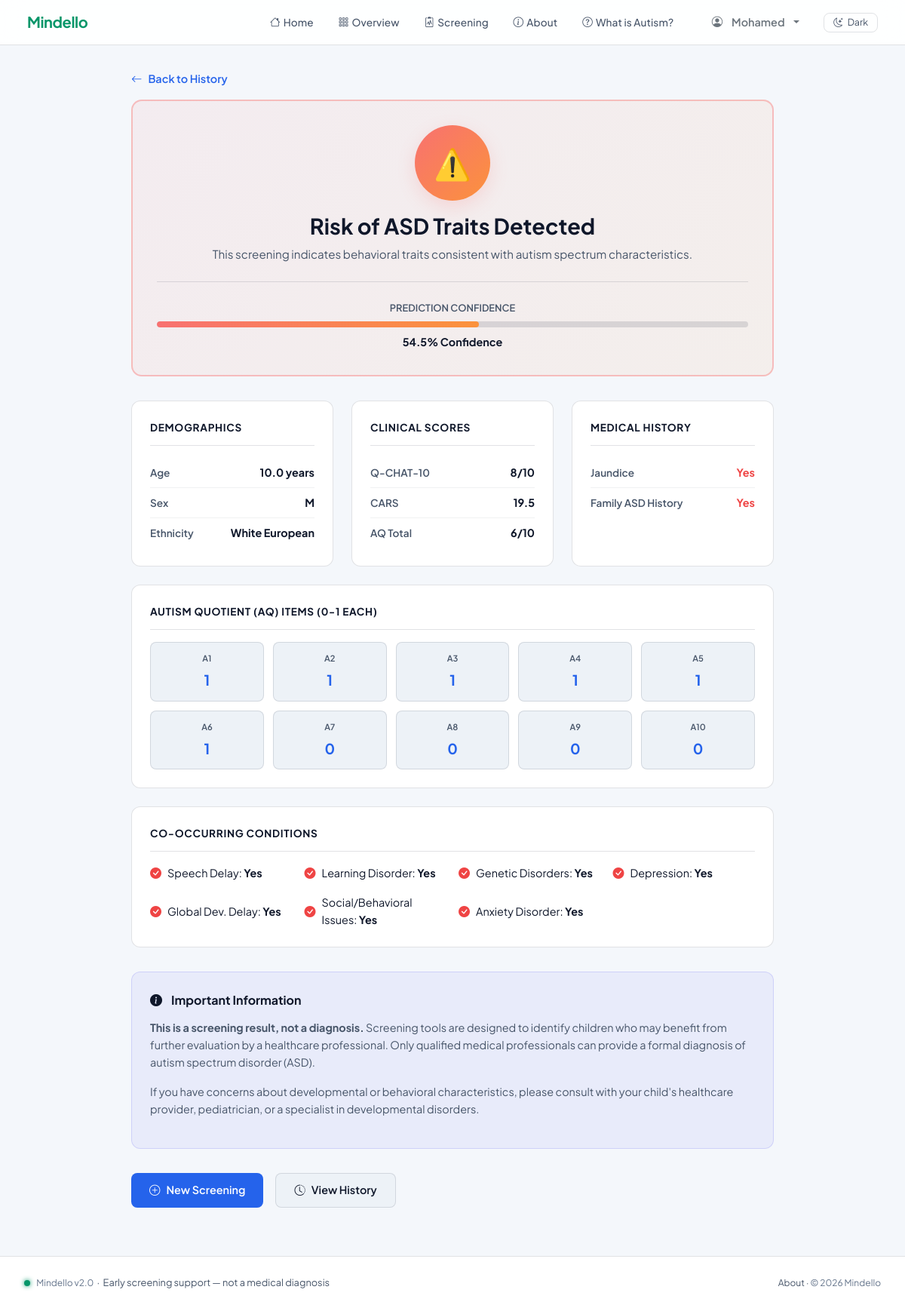
Screenshot of /history/2/ (signed in) with the database file from the repository.
### ml_app/models.py (models this page shows, shortened)
class PredictionRecord(models.Model):
    user = models.ForeignKey(User, on_delete=models.CASCADE, related_name='predictions', null=True, blank=True)
    a1_score = models.IntegerField()
    a2_score = models.IntegerField()
    a3_score = models.IntegerField()
    a4_score = models.IntegerField()
    a5_score = models.IntegerField()
    a6_score = models.IntegerField()
    a7_score = models.IntegerField()
    a8_score = models.IntegerField()
    a9_score = models.IntegerField()
    a10_score = models.IntegerField()
    qchat_10_score = models.IntegerField()
    age = models.FloatField()
    sex = models.CharField(max_length=10)
    ethnicity = models.CharField(max_length=50)
    jaundice = models.CharField(max_length=5)
    family_mem_with_asd = models.CharField(max_length=5)
    speech_delay = models.CharField(max_length=5)
    learning_disorder = models.CharField(max_length=5)
    genetic_disorders = models.CharField(max_length=5)
    depression = models.CharField(max_length=5)
    global_developmental_delay = models.CharField(max_length=5)
    social_behavioural_issues = models.CharField(max_length=5)
    childhood_autism_rating_scale = models.FloatField()
    anxiety_disorder = models.CharField(max_length=5)
    prediction = models.CharField(max_length=5)  # YES / NO
    confidence = models.FloatField(null=True, blank=True)
    created_at = models.DateTimeField(auto_now_add=True)
    class Meta:
        ordering = ['-created_at']

### ml_app/views.py (the view)
# urls.py: path('history/<int:pk>/', views.prediction_detail, name='prediction_detail'),
@login_required
def prediction_detail(request, pk):
    prediction = get_object_or_404(PredictionRecord, pk=pk, user=request.user)
    prediction_data = {
        'aq_scores': {
            f'A{i}': getattr(prediction, f'a{i}_score', 0)
            for i in range(1, 11)
        },
        'clinical': {
            'Q-CHAT-10': prediction.qchat_10_score,
            'CARS': prediction.childhood_autism_rating_scale,
        },
        'demographics': {
            'Age': prediction.age,
            'Sex': prediction.sex,
            'Ethnicity': prediction.ethnicity,
        },
        'medical_history': {
            'Jaundice': prediction.jaundice,
            'Family ASD History': prediction.family_mem_with_asd,
        },
        'conditions': {
            'Speech Delay': prediction.speech_delay,
            'Learning Disorder': prediction.learning_disorder,
            'Genetic Disorders': prediction.genetic_disorders,
            'Depression': prediction.depression,
            'Global Dev. Delay': prediction.global_developmental_delay,
            'Social/Behavioral Issues': prediction.social_behavioural_issues,
            'Anxiety Disorder': prediction.anxiety_disorder,
        },
    }
    return render(request, 'ml_app/prediction_detail.html', {
        'prediction': prediction,
        'prediction_data': prediction_data,
        'aq_total': sum(prediction_data['aq_scores'].values()),
    })

### ml_app/templates/ml_app/prediction_detail.html (shortened to what this page needs)
{% extends "base.html" %}
{% block content %}
<div class="detail-container">
  <a href="{% url 'ml_app:history' %}" class="back-link">
    <i class="bi bi-arrow-left"></i> Back to History
  </a>
  <div class="result-banner {% if prediction.prediction == 'YES' %}risk{% else %}clear{% endif %}">
    <div class="result-badge-large {% if prediction.prediction == 'YES' %}risk{% else %}clear{% endif %}">
      {% if prediction.prediction == 'YES' %}
        ⚠️
      {% else %}
        ✓
      {% endif %}
    </div>
    <h1 class="result-title">
      {% if prediction.prediction == 'YES' %}
        Risk of ASD Traits Detected
      {% else %}
        No Significant ASD Risk Detected
      {% endif %}
    </h1>
    <p class="result-subtitle">
      {% if prediction.prediction == 'YES' %}
        This screening indicates behavioral traits consistent with autism spectrum characteristics.
      {% else %}
        This screening indicates no significant behavioral traits consistent with autism spectrum.
      {% endif %}
    </p>
    {% if prediction.confidence %}
      <div class="confidence-display">
        <div class="confidence-label">Prediction Confidence</div>
        <div class="confidence-bar">
          <div class="confidence-fill {% if prediction.prediction == 'YES' %}risk{% else %}clear{% endif %}"></div>
        </div>
        <div class="confidence-value">{{ prediction.confidence }}% Confidence</div>
      </div>
    {% endif %}
  </div>
  <div class="data-grid">
    <div class="data-card">
      <div class="data-card-title">Demographics</div>
      <div class="data-item">
        <span class="data-label">Age</span>
        <span class="data-value">{{ prediction.age }} years</span>
      </div>
      <div class="data-item">
        <span class="data-label">Sex</span>
        <span class="data-value">{{ prediction.sex|upper }}</span>
      </div>
      <div class="data-item">
        <span class="data-label">Ethnicity</span>
        <span class="data-value">{{ prediction.ethnicity }}</span>
      </div>
    </div>
    <div class="data-card">
      <div class="data-card-title">Clinical Scores</div>
      <div class="data-item">
        <span class="data-label">Q-CHAT-10</span>
        <span class="data-value">{{ prediction.qchat_10_score }}/10</span>
      </div>
      <div class="data-item">
        <span class="data-label">CARS</span>
        <span class="data-value">{{ prediction.childhood_autism_rating_scale }}</span>
      </div>
      <div class="data-item">
        <span class="data-label">AQ Total</span>
        <span class="data-value">{{ aq_total }}/10</span>
      </div>
    </div>
    <div class="data-card">
      <div class="data-card-title">Medical History</div>
      <div class="data-item">
        <span class="data-label">Jaundice</span>
        <span class="data-value">
          {% if prediction.jaundice == '1' %}
            <span style="color: #ef4444;">Yes</span>
          {% else %}
            <span style="color: #10b981;">No</span>
          {% endif %}
        </span>
      </div>
      <div class="data-item">
        <span class="data-label">Family ASD History</span>
        <span class="data-value">
          {% if prediction.family_mem_with_asd == '1' %}
            <span style="color: #ef4444;">Yes</span>
          {% else %}
            <span style="color: #10b981;">No</span>
          {% endif %}
        </span>
      </div>
    </div>
  </div>
  <div class="data-card" style="margin-top: 1.5rem;">
    <div class="data-card-title">Autism Quotient (AQ) Items (0-1 each)</div>
    <div class="aq-grid">
      {% for key, value in prediction_data.aq_scores.items %}
        <div class="aq-item">
          <div class="aq-label">{{ key }}</div>
          <div class="aq-value">{{ value }}</div>
        </div>
      {% endfor %}
    </div>
  </div>
  <div class="data-card" style="margin-top: 1.5rem;">
    <div class="data-card-title">Co-occurring Conditions</div>
    <div style="display: grid; grid-template-columns: repeat(auto-fit, minmax(150px, 1fr)); gap: 1rem; margin-top: 1rem;">
      {% for condition, value in prediction_data.conditions.items %}
        <div style="display: flex; align-items: center; gap: 0.5rem;">
          <i class="bi {% if value == '1' %}bi-check-circle-fill{% else %}bi-x-circle-fill{% endif %}" style="color: {% if value == '1' %}#ef4444{% else %}#10b981{% endif %};"></i>
          <span style="font-size: 0.9rem;">{{ condition }}: <strong>{% if value == '1' %}Yes{% else %}No{% endif %}</strong></span>
        </div>
      {% endfor %}
    </div>
  </div>
  <div class="recommendation-card">
    <div class="recommendation-title">
      <i class="bi bi-info-circle-fill"></i>
      Important Information
    </div>
    <div class="recommendation-text">
      <p>
        <strong>This is a screening result, not a diagnosis.</strong> Screening tools are designed to identify children who may benefit from further evaluation by a healthcare professional. Only qualified medical professionals can provide a formal diagnosis of autism spectrum disorder (ASD).
      </p>
      <p>
        If you have concerns about developmental or behavioral characteristics, please consult with your child's healthcare provider, pediatrician, or a specialist in developmental disorders.
      </p>
    </div>
  </div>
  <div class="action-buttons">
    <a href="{% url 'ml_app:predict' %}" class="btn btn-primary">
      <i class="bi bi-plus-circle"></i> New Screening
    </a>
    <a href="{% url 'ml_app:history' %}" class="btn btn-secondary">
      <i class="bi bi-clock-history"></i> View History
    </a>
  </div>
</div>
{% endblock %}

### templates/base.html (shortened to what this page needs)
<!DOCTYPE html>
<html lang="en" data-theme="light">
<head>
  <link href="https://cdn.jsdelivr.net/npm/bootstrap@5.3.2/dist/css/bootstrap.min.css" rel="stylesheet">
  <link href="https://cdn.jsdelivr.net/npm/bootstrap-icons@1.11.3/font/bootstrap-icons.min.css" rel="stylesheet">
</head>
<body>
<nav class="navbar navbar-expand-lg">
  <div class="container-fluid">
    <a class="navbar-brand" href="{% url 'ml_app:home' %}">Mindello</a>
    <div class="collapse navbar-collapse" id="navmenu">
      <ul class="navbar-nav ms-auto align-items-center gap-1">
        {% if user.is_authenticated %}
          <li class="nav-item">
            <a class="nav-link {% if request.resolver_match.url_name == 'home' %}active{% endif %}" href="{% url 'ml_app:home' %}">
              <i class="bi bi-house me-1"></i>Home
            </a>
          </li>
          <li class="nav-item">
            <a class="nav-link {% if request.resolver_match.url_name == 'dashboard' %}active{% endif %}" href="{% url 'ml_app:dashboard' %}">
              <i class="bi bi-grid-3x3-gap me-1"></i>Overview
            </a>
          </li>
          <li class="nav-item">
            <a class="nav-link {% if request.resolver_match.url_name == 'predict' %}active{% endif %}" href="{% url 'ml_app:predict' %}">
              <i class="bi bi-clipboard2-pulse me-1"></i>Screening
            </a>
          </li>
          <li class="nav-item">
            <a class="nav-link {% if request.resolver_match.url_name == 'about' %}active{% endif %}" href="{% url 'ml_app:about' %}">
              <i class="bi bi-info-circle me-1"></i>About
            </a>
          </li>
          <li class="nav-item">
            <a class="nav-link {% if request.resolver_match.url_name == 'autism' %}active{% endif %}" href="{% url 'ml_app:autism' %}">
              <i class="bi bi-question-circle me-1"></i>What is Autism?
            </a>
          </li>
          <li class="nav-item ms-2">
            <div class="dropdown">
              <button class="btn btn-sm btn-outline-secondary dropdown-toggle" type="button" id="userMenu" data-bs-toggle="dropdown">
                <i class="bi bi-person-circle me-1"></i>{{ user.first_name|default:user.username }}
              </button>
            </div>
          </li>
        {% endif %}
        <li class="nav-item ms-1">
          <button class="theme-toggle" type="button" id="themeToggleBtn" aria-label="Toggle theme">
            <i class="bi bi-moon-stars" id="themeToggleIcon"></i>
            <span id="themeToggleLabel">Dark</span>
          </button>
        </li>
      </ul>
    </div>
  </div>
</nav>
{% block content %}{% endblock %}
<footer>
  <div>
    <span class="glow-dot glow-dot-green"></span>
    <span style="font-family:var(--font-mono);font-size:0.75rem;color:var(--text-dim);">Mindello v2.0</span>
    &nbsp;·&nbsp; Early screening support — not a medical diagnosis
  </div>
  <div style="font-size:0.75rem;">
    <a href="{% url 'ml_app:about' %}">About</a> &middot;
    <span style="color:var(--text-dim);">© 2026 Mindello</span>
  </div>
</footer>
</body>
</html>

### templates/base.html (style rules this page uses)
:root { --bg-base: #f4f7fb; --bg-card: #ffffff; --bg-elevated: #edf2f7; --border: rgba(15,23,42,0.12); --border-glow: rgba(37,99,235,0.3); --text-primary: #0f172a; --text-muted: #475569; --text-dim: #64748b; --accent: #059669; --accent-blue: #2563eb; --accent-violet: #7c3aed; --accent-amber: #d97706; --danger: #dc2626; --nav-bg: rgba(255,255,255,0.9); --brand-icon-text: #0f172a; --btn-primary-text: #0f172a; --scrollbar-thumb: #94a3b8; --table-head-bg: #eef2f7; --table-row-hover: rgba(37,99,235,0.06); --alert-bg: rgba(245,158,11,0.14); --alert-border: rgba(217,119,6,0.3); --alert-text: #92400e; --spinner-overlay-bg: rgba(15,23,42,0.45); --progress-track: rgba(15,23,42,0.12); --info-tip-bg: rgba(124,58,237,0.08); --info-tip-border: rgba(124,58,237,0.24); --info-tip-text: #5b21b6; --section-soft-bg: rgba(37,99,235,0.06); --shadow-card: rgba(15,23,42,0.12); --font-mono: 'Plus Jakarta Sans', system-ui, -apple-system, sans-serif; --font-body: 'Plus Jakarta Sans', system-ui, -apple-system, sans-serif; --font-display: 'Plus Jakarta Sans', system-ui, -apple-system, sans-serif; --sidebar-w: 240px; }
*, *::before, *::after { box-sizing: border-box; }
html { font-family: var(--font-body); }
body { background: var(--bg-base); color: var(--text-primary); font-family: var(--font-body); font-size: 15px; line-height: 1.6; min-height: 100vh; }
h1, h2, h3, h4, h5, h6, .btn, .form-control, .form-select, .dropdown-menu { font-family: var(--font-body); }
.navbar { background: var(--nav-bg); backdrop-filter: blur(16px); border-bottom: 1px solid var(--border); padding: 0 1.5rem; height: 60px; position: sticky; top: 0; z-index: 1000; }
.navbar-brand { font-family: var(--font-body); font-size: 1.25rem; font-weight: 700; color: var(--accent) !important; letter-spacing: -0.02em; }
.nav-link { color: var(--text-muted) !important; font-size: 0.85rem; font-weight: 500; padding: 0.4rem 0.9rem !important; border-radius: 6px; transition: all 0.2s; letter-spacing: 0.01em; }
footer { border-top: 1px solid var(--border); background: var(--bg-card); padding: 1.5rem 2rem; font-size: 0.8rem; color: var(--text-muted); display: flex; align-items: center; justify-content: space-between; }
footer a { color: var(--text-muted); text-decoration: none; }
.theme-toggle { background: transparent; color: var(--text-muted); border: 1px solid var(--border); border-radius: 8px; padding: 0.35rem 0.75rem; font-size: 0.78rem; font-family: var(--font-mono); display: inline-flex; align-items: center; gap: 6px; line-height: 1; transition: all 0.2s; }
.glow-dot { display: inline-block; width: 8px; height: 8px; border-radius: 50%; margin-right: 6px; animation: pulse-dot 2s ease-in-out infinite; }
.glow-dot-green { background: var(--accent); box-shadow: 0 0 6px var(--accent); }

### rows the page displays
PredictionRecord: confidence "54.5", age "10.0", sex "M", ethnicity "White European", qchat_10_score "8", childhood_autism_rating_scale "19.5"

### other values shown
{{ user.first_name|default:user.username }} "Mohamed"
{{ aq_total }} "6"
{{ key }} "A1" "A2" "A3" "A4" "A5" "A6" "A7" "A8" "A9" "A10"
{{ value }} "1" "1" "1" "1" "1" "1" "0" "0" "0" "0"
{{ condition }} "Speech Delay" "Learning Disorder" "Genetic Disorders" "Depression" "Global Dev. Delay" "Social/Behavioral Issues" "Anxiety Disorder"
